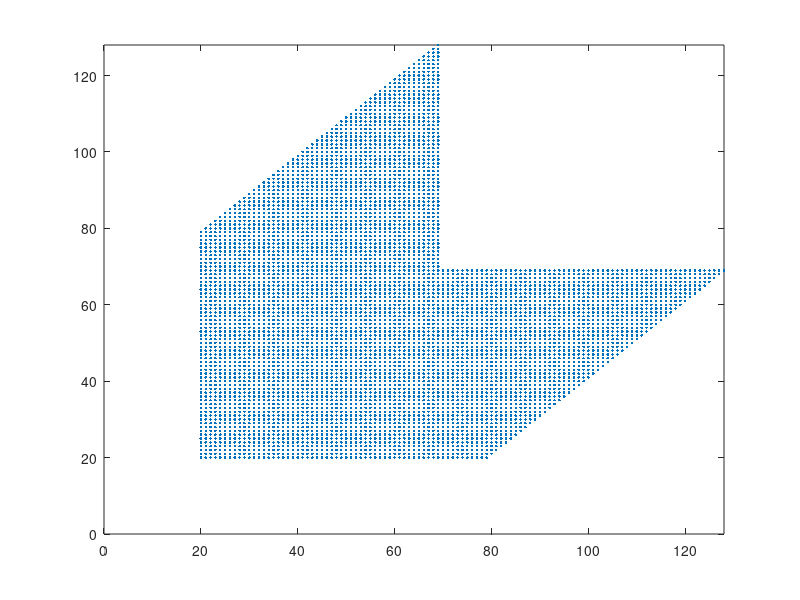

Write MATLAB code to recreate this figure.
% Creates a fake corner starting from P0-P1 and P0-P2 lines
% P0 = (x0, y0)
% P1 = (x0, yf)
% P2 = (xf, y0)
% Author: Valentina Vasco

E = zeros(100000, 5);

fid = fopen('fake_corner.txt', 'wt');

% starting positions
x0 = 20;
y0 = 20;
xf = 80;
yf = 80;

y1 = y0:(yf - 1);
y1 = y1';
x1 = x0*ones(length(y1), 1);

x2 = x0:(xf - 1);
x2 = x2';
y2 = y0*ones(length(y1), 1);

t = 1000000*ones(length(y1), 1);
ch = ones(length(y1), 1);
pol = ones(length(y1), 1);

E = [ch t pol x1 y1; ch t pol x2 y2];

while (x1 < 128 & y1 < 128)
    x1 = x1 + 1;
    y1 = y1 + 1;
    x2 = x2 + 1;
    y2 = y2 + 1;
    t = t + 100000;
    E = [E; ch t pol x1 y1; ch t pol x2 y2];
            
    plot(E(:, 4), E(:, 5),'.');
    set(gca, 'xlim', [0 128]);
    set(gca, 'ylim', [0 128]);
    drawnow;
    
end

% print a txt file with (channel, timestamp, polarity, x, y)
for i=1:size(E, 1)
    fprintf(fid, '%1i %1i %1i %1i %1i\n', E(i, 1), E(i, 2), E(i, 3), E(i, 4), E(i, 5));
end

fclose(fid);





